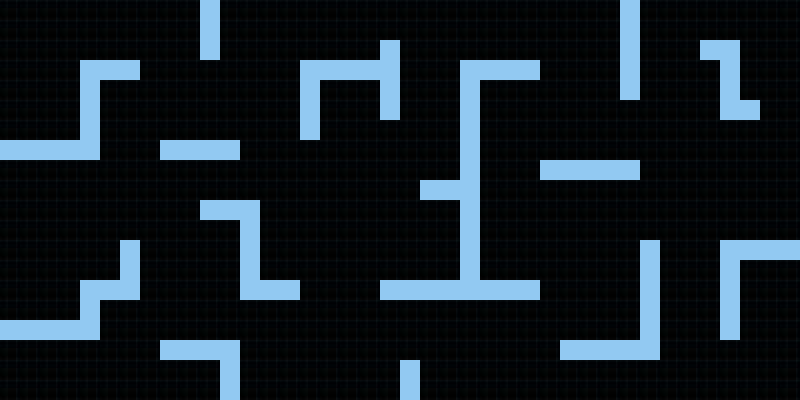

This game map was drawn from its Tiled (.tmx) file and the tilesets committed beside it. A one-line description and the full map source follow:
An orthogonal 40x20 tile map with 20x20 px tiles, 2 tile layers (Rutelag 2, Rutelag 1), 2 tilesets.

<map version="1.10" tiledversion="1.10.2" orientation="orthogonal" renderorder="right-down" width="40" height="20" tilewidth="20" tileheight="20" infinite="0" nextlayerid="3" nextobjectid="1">
 <tileset firstgid="1" source="bakgrunn.tsx" />
 <tileset firstgid="5185" source="vegger.tsx" />
 <layer id="2" name="Rutelag 2" width="40" height="20">
  <data encoding="csv">
3,3,3,3,3,3,3,3,3,3,3,3,3,3,3,3,3,3,3,3,3,3,3,3,3,3,3,3,3,3,3,3,3,3,3,3,3,3,3,3,
3,3,3,3,3,3,3,3,3,3,3,3,3,3,3,3,3,3,3,3,3,3,3,3,3,3,3,3,3,3,3,3,3,3,3,3,3,3,3,3,
3,3,3,3,3,3,3,3,3,3,3,3,3,3,3,3,3,3,3,3,3,3,3,3,3,3,3,3,3,3,3,3,3,3,3,3,3,3,3,3,
3,3,3,3,3,3,3,3,3,3,3,3,3,3,3,3,3,3,3,3,3,3,3,3,3,3,3,3,3,3,3,3,3,3,3,3,3,3,3,3,
3,3,3,3,3,3,3,3,3,3,3,3,3,3,3,3,3,3,3,3,3,3,3,3,3,3,3,3,3,3,3,3,3,3,3,3,3,3,3,3,
3,3,3,3,3,3,3,3,3,3,3,3,3,3,3,3,3,3,3,3,3,3,3,3,3,3,3,3,3,3,3,3,3,3,3,3,3,3,3,3,
3,3,3,3,3,3,3,3,3,3,3,3,3,3,3,3,3,3,3,3,3,3,3,3,3,3,3,3,3,3,3,3,3,3,3,3,3,3,3,3,
3,3,3,3,3,3,3,3,3,3,3,3,3,3,3,3,3,3,3,3,3,3,3,3,3,3,3,3,3,3,3,3,3,3,3,3,3,3,3,3,
3,3,3,3,3,3,3,3,3,3,3,3,3,3,3,3,3,3,3,3,3,3,3,3,3,3,3,3,3,3,3,3,3,3,3,3,3,3,3,3,
3,3,3,3,3,3,3,3,3,3,3,3,3,3,3,3,3,3,3,3,3,3,3,3,3,3,3,3,3,3,3,3,3,3,3,3,3,3,3,3,
3,3,3,3,3,3,3,3,3,3,3,3,3,3,3,3,3,3,3,3,3,3,3,3,3,3,3,3,3,3,3,3,3,3,3,3,3,3,3,3,
3,3,3,3,3,3,3,3,3,3,3,3,3,3,3,3,3,3,3,3,3,3,3,3,3,3,3,3,3,3,3,3,3,3,3,3,3,3,3,3,
3,3,3,3,3,3,3,3,3,3,3,3,3,3,3,3,3,3,3,3,3,3,3,3,3,3,3,3,3,3,3,3,3,3,3,3,3,3,3,3,
3,3,3,3,3,3,3,3,3,3,3,3,3,3,3,3,3,3,3,3,3,3,3,3,3,3,3,3,3,3,3,3,3,3,3,3,3,3,3,3,
3,3,3,3,3,3,3,3,3,3,3,3,3,3,3,3,3,3,3,3,3,3,3,3,3,3,3,3,3,3,3,3,3,3,3,3,3,3,3,3,
3,3,3,3,3,3,3,3,3,3,3,3,3,3,3,3,3,3,3,3,3,3,3,3,3,3,3,3,3,3,3,3,3,3,3,3,3,3,3,3,
3,3,3,3,3,3,3,3,3,3,3,3,3,3,3,3,3,3,3,3,3,3,3,3,3,3,3,3,3,3,3,3,3,3,3,3,3,3,3,3,
3,3,3,3,3,3,3,3,3,3,3,3,3,3,3,3,3,3,3,3,3,3,3,3,3,3,3,3,3,3,3,3,3,3,3,3,3,3,3,3,
3,3,3,3,3,3,3,3,3,3,3,3,3,3,3,3,3,3,3,3,3,3,3,3,3,3,3,3,3,3,3,3,3,3,3,3,3,3,3,3,
3,3,3,3,3,3,3,3,3,3,3,3,3,3,3,3,3,3,3,3,3,3,3,3,3,3,3,3,3,3,3,3,3,3,3,3,3,3,3,3
</data>
 </layer>
 <layer id="1" name="Rutelag 1" width="40" height="20">
  <properties>
   <property name="blocked" type="bool" value="true" />
  </properties>
  <data encoding="csv">
0,0,0,0,0,0,0,0,0,0,5287,0,0,0,0,0,0,0,0,0,0,0,0,0,0,0,0,0,0,0,0,5287,0,0,0,0,0,0,0,0,
0,0,0,0,0,0,0,0,0,0,5287,0,0,0,0,0,0,0,0,0,0,0,0,0,0,0,0,0,0,0,0,5287,0,0,0,0,0,0,0,0,
0,0,0,0,0,0,0,0,0,0,5287,0,0,0,0,0,0,0,0,5287,0,0,0,0,0,0,0,0,0,0,0,5287,0,0,0,5287,5287,0,0,0,
0,0,0,0,5287,5287,5287,0,0,0,0,0,0,0,0,5287,5287,5287,5287,5287,0,0,0,5287,5287,5287,5287,0,0,0,0,5287,0,0,0,0,5287,0,0,0,
0,0,0,0,5287,0,0,0,0,0,0,0,0,0,0,5287,0,0,0,5287,0,0,0,5287,0,0,0,0,0,0,0,5287,0,0,0,0,5287,0,0,0,
0,0,0,0,5287,0,0,0,0,0,0,0,0,0,0,5287,0,0,0,5287,0,0,0,5287,0,0,0,0,0,0,0,0,0,0,0,0,5287,5287,0,0,
0,0,0,0,5287,0,0,0,0,0,0,0,0,0,0,5287,0,0,0,0,0,0,0,5287,0,0,0,0,0,0,0,0,0,0,0,0,0,0,0,0,
5287,5287,5287,5287,5287,0,0,0,5287,5287,5287,5287,0,0,0,0,0,0,0,0,0,0,0,5287,0,0,0,0,0,0,0,0,0,0,0,0,0,0,0,0,
0,0,0,0,0,0,0,0,0,0,0,0,0,0,0,0,0,0,0,0,0,0,0,5287,0,0,0,5287,5287,5287,5287,5287,0,0,0,0,0,0,0,0,
0,0,0,0,0,0,0,0,0,0,0,0,0,0,0,0,0,0,0,0,0,5287,5287,5287,0,0,0,0,0,0,0,0,0,0,0,0,0,0,0,0,
0,0,0,0,0,0,0,0,0,0,5287,5287,5287,0,0,0,0,0,0,0,0,0,0,5287,0,0,0,0,0,0,0,0,0,0,0,0,0,0,0,0,
0,0,0,0,0,0,0,0,0,0,0,0,5287,0,0,0,0,0,0,0,0,0,0,5287,0,0,0,0,0,0,0,0,0,0,0,0,0,0,0,0,
0,0,0,0,0,0,5287,0,0,0,0,0,5287,0,0,0,0,0,0,0,0,0,0,5287,0,0,0,0,0,0,0,0,5287,0,0,0,5287,5287,5287,5287,
0,0,0,0,0,0,5287,0,0,0,0,0,5287,0,0,0,0,0,0,0,0,0,0,5287,0,0,0,0,0,0,0,0,5287,0,0,0,5287,0,0,0,
0,0,0,0,5287,5287,5287,0,0,0,0,0,5287,5287,5287,0,0,0,0,5287,5287,5287,5287,5287,5287,5287,5287,0,0,0,0,0,5287,0,0,0,5287,0,0,0,
0,0,0,0,5287,0,0,0,0,0,0,0,0,0,0,0,0,0,0,0,0,0,0,0,0,0,0,0,0,0,0,0,5287,0,0,0,5287,0,0,0,
5287,5287,5287,5287,5287,0,0,0,0,0,0,0,0,0,0,0,0,0,0,0,0,0,0,0,0,0,0,0,0,0,0,0,5287,0,0,0,5287,0,0,0,
0,0,0,0,0,0,0,0,5287,5287,5287,5287,0,0,0,0,0,0,0,0,0,0,0,0,0,0,0,0,5287,5287,5287,5287,5287,0,0,0,0,0,0,0,
0,0,0,0,0,0,0,0,0,0,0,5287,0,0,0,0,0,0,0,0,5287,0,0,0,0,0,0,0,0,0,0,0,0,0,0,0,0,0,0,0,
0,0,0,0,0,0,0,0,0,0,0,5287,0,0,0,0,0,0,0,0,5287,0,0,0,0,0,0,0,0,0,0,0,0,0,0,0,0,0,0,0
</data>
 </layer>
</map>
